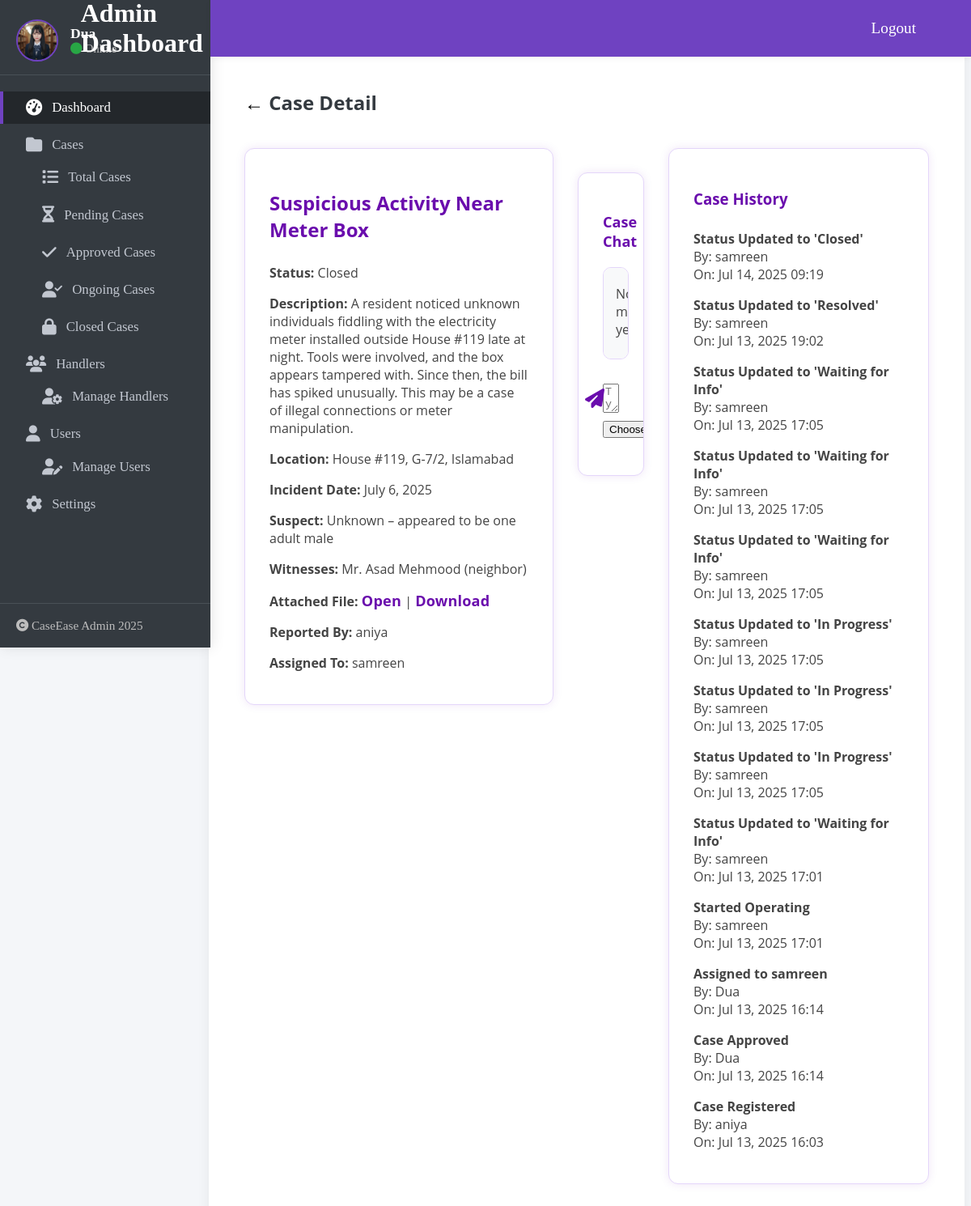
/cases/case/11/ (signed in), run on the app's committed database.
### accounts/models.py (models this page shows, shortened)
class CustomUser(AbstractUser):
    role = models.CharField(max_length=10, choices=ROLE_CHOICES, default='user')
    profile_image = models.ImageField(upload_to='profile_images/', null=True, blank=True)
    phone_number = models.CharField(max_length=15, null=True, blank=True)

### cases/models.py (models this page shows, shortened)
class Case(models.Model):
    STATUS_CHOICES = [
        ('Pending', 'Pending'),
        ('Approved', 'Approved'),
        ('In Progress', 'In Progress'),
        ('Waiting for Info', 'Waiting for Info'),
        ('Resolved', 'Resolved'),
        ('Closed', 'Closed'),
    ]
    status = FSMField(choices=STATUS_CHOICES, default='Pending')
    title = models.CharField(max_length=200)
    description = models.TextField()
    location = models.CharField(max_length=200, null=True, blank=True)
    incident_date = models.DateField(null=True, blank=True)
    uploaded_file = models.FileField(upload_to='case_files/', null=True, blank=True)
    is_anonymous = models.BooleanField(default=False)
    suspect_name = models.CharField(max_length=200, null=True, blank=True)
    witnesses = models.TextField(null=True, blank=True)
    progress_notes = models.TextField(null=True, blank=True)
    report_file = models.FileField(upload_to='reports/', null=True, blank=True)
    created_at = models.DateTimeField(auto_now_add=True)
    updated_at = models.DateTimeField(auto_now=True)
    created_by = models.ForeignKey(
        settings.AUTH_USER_MODEL,
        on_delete=models.CASCADE,
        related_name='cases_created'
    )
    assigned_to = models.ForeignKey(
        settings.AUTH_USER_MODEL,
        null=True,
        blank=True,
        on_delete=models.SET_NULL,
        related_name='cases_assigned',
        limit_choices_to={'groups__name': 'handler'}
    )
    history = HistoricalRecords()

class CaseHistory(models.Model):
    case = models.ForeignKey(Case, related_name='custom_history', on_delete=models.CASCADE)
    action = models.CharField(max_length=255)
    performed_by = models.ForeignKey(settings.AUTH_USER_MODEL, on_delete=models.SET_NULL, null=True, blank=True)
    timestamp = models.DateTimeField(auto_now_add=True)

### cases/views.py (the view, shortened to what this page needs)
# urls.py: path('case/<int:pk>/', views.CaseDetailView.as_view(), name='case_detail'),
class CaseDetailView(LoginRequiredMixin, DetailView):
    model = Case
    template_name = 'cases/case_detail.html'
    context_object_name = 'case'
    def get_context_data(self, **kwargs):
        context = super().get_context_data(**kwargs)
        case = self.object
        user = self.request.user
        context['can_message'] = (
            user == case.created_by or
            user == case.assigned_to or
            user.is_superuser
        )
        context['messages'] = case.messages.order_by('timestamp')
        context['message_form'] = CaseMessageForm()
        context['history'] = case.custom_history.order_by('-timestamp')
        return context

### cases/forms.py
class CaseMessageForm(forms.ModelForm):
    class Meta:
        model = CaseMessage
        fields = ['message', 'file']
        widgets = {
            'message': forms.Textarea(attrs={
                'rows': 2,
                'placeholder': 'Type your message...',
                'class': 'form-control'
            }),
        }

### cases/templates/cases/case_detail.html (shortened to what this page needs)
{% load static %}
{% load humanize %}
{% block content %}
<div>
{% if user.is_authenticated %}
    {% if user.is_superuser %}
        {% include 'accounts/admin_sidebar.html' %}
    {% elif user.groups.all.0.name == 'handler' %}
        {% include 'accounts/handler_sidebar.html' %}
    {% else %}
        {% include 'accounts/user_sidebar.html' %}
    {% endif %}
{% endif %}
  <div class="main-section">
    <h2><a href="javascript:history.back()" class="back-btn">← </a>Case Detail</h2>
    <div class="card-container">
      <div class="card card-left">
          <h2>{{ case.title }}</h2>
          <p><strong>Status:</strong> {{ case.status }}</p>
          <p><strong>Description:</strong> {{ case.description }}</p>
          <p><strong>Location:</strong> {{ case.location }}</p>
          <p><strong>Incident Date:</strong> {{ case.incident_date }}</p>
          <p><strong>Suspect:</strong> {{ case.suspect_name }}</p>
          <p><strong>Witnesses:</strong> {{ case.witnesses }}</p>
          {% if case.uploaded_file %}
              <p><strong>Attached File:</strong>
                  <a href="{{ case.uploaded_file.url }}" target="_blank">Open</a> |
                  <a href="{{ case.uploaded_file.url }}" download>Download</a>
              </p>
          {% endif %}
          <p><strong>Reported By:</strong>
              {% if case.is_anonymous %} Anonymous {% else %} {{ case.created_by.username }} {% endif %}
          </p>
          {% if case.assigned_to %}
              <p><strong>Assigned To:</strong> {{ case.assigned_to.username }}</p>
          {% endif %}
      </div>
    <div class="card card-left chat-container" style="max-width:100%;">
      <h3>Case Chat</h3>
      <div class="chat-box">
        {% for msg in case.messages.all %}
        <div class="{% if msg.sender == request.user %}text-end{% else %}text-start{% endif %}">
          <div style="display: inline-block; background-color: {% if msg.sender == request.user %}#d1e7dd{% else %}#e2e3e5{% endif %}; padding: 10px 15px; border-radius: 10px; margin: 5px 0;">
            {% if case.is_anonymous and msg.sender.groups.all.0.name != "handler" and not msg.sender.is_superuser %}
              <strong>Anonymous</strong><br>
            {% else %}
              <strong>{{ msg.sender.username }}</strong><br>
            {% endif %}
            {% if msg.message %}
              <span>{{ msg.message }}</span><br>
            {% endif %}
            {% if msg.file %}
              <a href="{{ msg.file.url }}" target="_blank">{{ msg.file.name|cut:"chat_files/" }}</a><br>
            {% endif %}
          </div>
          <small class="text-muted">{{ msg.timestamp|naturaltime}}</small>
        </div>
        {% empty %}
        <p class="text-muted text-center">No messages yet.</p>
        {% endfor %}
      </div>
      <form method="post" enctype="multipart/form-data" id="message-form" class="chat-message-form">
        <div class="chat-input-wrapper">
          {{ message_form.message }}
          <button type="submit" class="chat-send-btn" title="Send">
            <i class="fa fa-paper-plane"></i>
          </button>
        </div>
        <div class="chat-file-wrapper">
          {{ message_form.file }}
        </div>
      </form>
    </div>
      <div class="card card-right">
          <h3>Case History</h3>
          {% for record in history %}
              <p>
                  <strong>{{ record.action|safe}}</strong><br>
                  By: {{ record.performed_by.username|default:"Anonymous" }}<br>
                  On: {{ record.timestamp|date:"M d, Y H:i" }}
              </p>
          {% empty %}
              <p>No history found.</p>
          {% endfor %}
      </div>
    </div>
  </div>
</div>
{% endblock %}

### accounts/templates/accounts/admin_sidebar.html (shortened to what this page needs)
{% load static%}
<link rel="stylesheet" href="https://cdnjs.cloudflare.com/ajax/libs/font-awesome/6.4.0/css/all.min.css">
<aside class="admin-sidebar">
<div class="top-navbar">
  <div class="dashboard-header">
      <h2>Admin Dashboard </h2>
      <a href="{% url 'logout' %}" style="color:#fff; font-size:1.2rem;">Logout</a>
    </div>
</div>
  <div class="user-panel">
   {% if user.profile_image %}
      <img src="{{ user.profile_image.url }}" alt="Admin Avatar">
    {% else %}
      <img src="{% static 'images/avatar.png' %}" alt="Admin Avatar">
    {% endif %}
    <div class="info">
      <span>{{ request.user.username|default:'Admin' }}</span>
      <small><i class="fa fa-circle text-success" style="color:#28a745"></i> Online</small>
    </div>
  </div>
  <nav>
    <ul>
      <li><a href="{% url 'admin_dashboard' %}" class="active"><i class="fa fa-tachometer-alt"></i> Dashboard</a></li>
      <li><a href="#"><i class="fa fa-folder"></i> Cases</a>
        <ul style="padding-left:20px;">
          <li><a href="{% url 'all_cases' %}"><i class="fa fa-list"></i> Total Cases</a></li>
          <li><a href="{% url 'pending_cases' %}"><i class="fa fa-hourglass-half"></i> Pending Cases</a></li>
          <li><a href="{% url 'approved_cases' %}"><i class="fa fa-check"></i> Approved Cases</a></li>
          <li><a href="{% url 'admin_assigned_cases' %}"><i class="fa fa-user-check"></i> Ongoing Cases</a></li>
          <li><a href="{% url 'closed_cases' %}"><i class="fa fa-lock"></i> Closed Cases</a></li>
        </ul>
      </li>
      <li><a href="#"><i class="fa fa-users"></i> Handlers</a>
        <ul style="padding-left:20px;">
          <li><a href="{% url 'view_handlers' %}"><i class="fa fa-user-cog"></i> Manage Handlers</a></li>
        </ul>
      </li>
      <li><a href="#"><i class="fa fa-user"></i> Users</a>
        <ul style="padding-left:20px;">
          <li><a href="{% url 'view_users' %}"><i class="fa fa-user-edit"></i> Manage Users</a></li>
        </ul>
      </li>
      <li><a href="{% url 'view_profile' %}"><i class="fa fa-cog"></i> Settings</a></li>
    </ul>
  </nav>
  <div class="sidebar-footer">
    <i class="fa fa-copyright"></i> CaseEase Admin 2025
  </div>
</aside>

### cases/templates/cases/case_detail.html (style rules this page uses)
.admin-sidebar { width: 260px; background: #343a40; color: #fff; border-radius: 14px 0 0 14px; box-shadow: 2px 0 16px rgba(0,0,0,0.10); display: flex; flex-direction: column; justify-content: flex-start; min-height: 100vh; position: relative; z-index: 2; }
.main-section { flex: 1; background: #fff; padding: 40px 44px 40px 44px; border-radius: 0 14px 14px 0; box-shadow: 0 2px 16px rgba(0,0,0,0.07); min-height: 100vh; min-width: 0; margin-top: 50px; margin-left: 250px; display: flex; flex-direction: column; justify-content: flex-start; font-family: 'Open Sans', sans-serif; font-size: 16px; color: #343a40; }
.card { background: #fff; border-left: 6px solid #6A0DAD; border-radius: 12px; box-shadow: 0 2px 12px 0 rgba(106,13,173,0.08), 0 1.5px 4px 0 rgba(106,13,173,0.07); padding: 22px 20px 18px 18px; display: flex; flex-direction: column; transition: box-shadow 0.2s, transform 0.2s; border: 1.5px solid #e4d6fa; overflow: hidden; min-width: 0; }
.card h4, .card a { margin: 0 0 6px 0; color: #6A0DAD; font-size: 1.13em; font-weight: 700; letter-spacing: 0.2px; text-decoration: none; transition: color 0.2s; word-break: break-word; }
.card p { margin: 6px 0 4px 0; color: #3a3350; font-size: 1em; }
.card { background: #fff; border-radius: 12px; padding: 30px; box-shadow: 0 0 12px rgba(106, 13, 173, 0.1); width: 48%; }
.card h2, .card h3 { color: #6A0DAD; margin-bottom: 20px; }
.card p { margin-bottom: 10px; color: #444; }
.back-btn { margin-top: 20px; color: black; text-decoration: none; }
.card-container { display: flex; flex-direction: row; justify-content: space-between; gap: 30px; margin-top: 20px; align-items: flex-start; }
.card-left { flex: 1 1 60%; max-width: 60%; min-width: 320px; order: 1; }
.card-right { flex: 1 1 38%; max-width: 38%; min-width: 260px; order: 2; align-self: flex-start; }
.chat-container { margin-top: 30px; margin-bottom: 30px; gap: 10px; min-width: 0; width: 100%; max-width: 100%; }
.chat-container h3 { color: #6A0DAD; font-size: 1.13em; font-weight: 700; margin-bottom: 10px; }
.chat-box { max-height: 400px; overflow-y: auto; background: #f8f9fa; padding: 15px; border-radius: 10px; border: 1px solid #e4d6fa; margin-bottom: 10px; scrollbar-width: thin; scrollbar-color: #ccc #f9f9f9; }
.chat-message-form { display: flex; flex-direction: column; gap: 8px; margin-top: 10px; }
.chat-input-wrapper { position: relative; width: 100%; display: flex; align-items: center; }
.chat-send-btn { position: absolute; right: 10px; top: 50%; transform: translateY(-50%); background: none; border: none; color: #6A0DAD; font-size: 1.5em; cursor: pointer; padding: 0 8px; display: flex; align-items: center; transition: color 0.2s; }
.chat-file-wrapper { width: 100%; margin-top: 2px; display: flex; align-items: center; }

### data on the page
CustomUser: profile_image (picture), user.username "Dua"
Case: title "Suspicious Activity Near Meter Box", status "Closed", description "A resident noticed unknown individuals fiddling with the electricity meter installed outside House #119 late at night. Tools were involved, and the box appears tampered with. Since then, the bill has spiked unusually. This may be a case of illegal connections or meter manipulation.", location "House #119, G-7/2, Islamabad", incident_date "July 6, 2025", suspect_name "Unknown – appeared to be one adult male", witnesses "Mr. Asad Mehmood (neighbor)", created_by.username "aniya", assigned_to.username "samreen"
CaseHistory: action "Status Updated to 'Closed'", performed_by.username "samreen", timestamp "Jul 14, 2025 09:19"
CaseHistory: action "Status Updated to 'Resolved'", performed_by.username "samreen", timestamp "Jul 13, 2025 19:02"
CaseHistory: action "Status Updated to 'Waiting for Info'", performed_by.username "samreen", timestamp "Jul 13, 2025 17:05"
CaseHistory: action "Status Updated to 'Waiting for Info'", performed_by.username "samreen", timestamp "Jul 13, 2025 17:05"
CaseHistory: action "Status Updated to 'Waiting for Info'", performed_by.username "samreen", timestamp "Jul 13, 2025 17:05"
CaseHistory: action "Status Updated to 'In Progress'", performed_by.username "samreen", timestamp "Jul 13, 2025 17:05"
CaseHistory: action "Status Updated to 'In Progress'", performed_by.username "samreen", timestamp "Jul 13, 2025 17:05"
CaseHistory: action "Status Updated to 'In Progress'", performed_by.username "samreen", timestamp "Jul 13, 2025 17:05"
CaseHistory: action "Status Updated to 'Waiting for Info'", performed_by.username "samreen", timestamp "Jul 13, 2025 17:01"
CaseHistory: action "Started Operating", performed_by.username "samreen", timestamp "Jul 13, 2025 17:01"
CaseHistory: action "Assigned to samreen", performed_by.username "Dua", timestamp "Jul 13, 2025 16:14"
CaseHistory: action "Case Approved", performed_by.username "Dua", timestamp "Jul 13, 2025 16:14"
CaseHistory: action "Case Registered", performed_by.username "aniya", timestamp "Jul 13, 2025 16:03"
